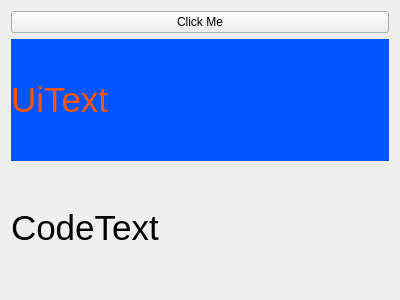
<?xml version="1.0" encoding="UTF-8"?>
<ui version="4.0">
 <class>Widget</class>
 <widget class="QWidget" name="Widget">
  <property name="geometry">
   <rect>
    <x>0</x>
    <y>0</y>
    <width>400</width>
    <height>300</height>
   </rect>
  </property>
  <property name="windowTitle">
   <string>Widget</string>
  </property>
  <layout class="QVBoxLayout" name="verticalLayout">
   <item>
    <widget class="QPushButton" name="clickMeButton">
     <property name="text">
      <string>Click Me</string>
     </property>
    </widget>
   </item>
   <item>
    <widget class="QLabel" name="uiTextLabel">
     <property name="font">
      <font>
       <pointsize>26</pointsize>
      </font>
     </property>
     <property name="styleSheet">
      <string notr="true">background-color: rgb(0, 85, 255);
color: rgb(255, 85, 0);</string>
     </property>
     <property name="text">
      <string>UiText</string>
     </property>
    </widget>
   </item>
   <item>
    <widget class="QLabel" name="codeTextLabel">
     <property name="font">
      <font>
       <pointsize>26</pointsize>
      </font>
     </property>
     <property name="text">
      <string>CodeText</string>
     </property>
    </widget>
   </item>
  </layout>
 </widget>
 <layoutdefault spacing="6" margin="11"/>
 <resources/>
 <connections/>
</ui>
